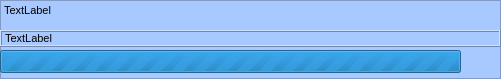
<?xml version="1.0" encoding="UTF-8"?>
<ui version="4.0">
 <class>DownloadFrame</class>
 <widget class="QFrame" name="DownloadFrame">
  <property name="geometry">
   <rect>
    <x>0</x>
    <y>0</y>
    <width>501</width>
    <height>79</height>
   </rect>
  </property>
  <property name="sizePolicy">
   <sizepolicy hsizetype="Preferred" vsizetype="MinimumExpanding">
    <horstretch>0</horstretch>
    <verstretch>0</verstretch>
   </sizepolicy>
  </property>
  <property name="windowTitle">
   <string>Frame</string>
  </property>
  <property name="styleSheet">
   <string notr="true">background-color: rgb(168, 201, 255);</string>
  </property>
  <property name="frameShape">
   <enum>QFrame::StyledPanel</enum>
  </property>
  <property name="frameShadow">
   <enum>QFrame::Raised</enum>
  </property>
  <widget class="QLabel" name="uri">
   <property name="geometry">
    <rect>
     <x>0</x>
     <y>0</y>
     <width>501</width>
     <height>31</height>
    </rect>
   </property>
   <property name="sizePolicy">
    <sizepolicy hsizetype="Preferred" vsizetype="Expanding">
     <horstretch>0</horstretch>
     <verstretch>0</verstretch>
    </sizepolicy>
   </property>
   <property name="font">
    <font>
     <pointsize>8</pointsize>
     <kerning>true</kerning>
    </font>
   </property>
   <property name="frameShape">
    <enum>QFrame::StyledPanel</enum>
   </property>
   <property name="lineWidth">
    <number>5</number>
   </property>
   <property name="text">
    <string>TextLabel</string>
   </property>
   <property name="textFormat">
    <enum>Qt::PlainText</enum>
   </property>
   <property name="alignment">
    <set>Qt::AlignLeading|Qt::AlignLeft|Qt::AlignTop</set>
   </property>
   <property name="wordWrap">
    <bool>true</bool>
   </property>
  </widget>
  <widget class="QLabel" name="file">
   <property name="geometry">
    <rect>
     <x>0</x>
     <y>30</y>
     <width>501</width>
     <height>17</height>
    </rect>
   </property>
   <property name="font">
    <font>
     <pointsize>8</pointsize>
    </font>
   </property>
   <property name="frameShape">
    <enum>QFrame::Box</enum>
   </property>
   <property name="frameShadow">
    <enum>QFrame::Raised</enum>
   </property>
   <property name="text">
    <string>TextLabel</string>
   </property>
  </widget>
  <widget class="QProgressBar" name="progress">
   <property name="geometry">
    <rect>
     <x>0</x>
     <y>50</y>
     <width>461</width>
     <height>23</height>
    </rect>
   </property>
   <property name="sizePolicy">
    <sizepolicy hsizetype="Expanding" vsizetype="Expanding">
     <horstretch>0</horstretch>
     <verstretch>0</verstretch>
    </sizepolicy>
   </property>
   <property name="maximum">
    <number>0</number>
   </property>
   <property name="value">
    <number>0</number>
   </property>
   <property name="textDirection">
    <enum>QProgressBar::TopToBottom</enum>
   </property>
   <property name="format">
    <string>%v/%m</string>
   </property>
  </widget>
  <widget class="QPushButton" name="cancel">
   <property name="geometry">
    <rect>
     <x>459</x>
     <y>51</y>
     <width>41</width>
     <height>21</height>
    </rect>
   </property>
   <property name="text">
    <string/>
   </property>
   <property name="icon">
    <iconset resource="ux_icons.qrc">
     <normaloff>:/icons/buttons/cancel-button.png</normaloff>:/icons/buttons/cancel-button.png</iconset>
   </property>
   <property name="flat">
    <bool>true</bool>
   </property>
  </widget>
 </widget>
 <resources>
  <include location="ux_icons.qrc"/>
 </resources>
 <connections/>
</ui>
